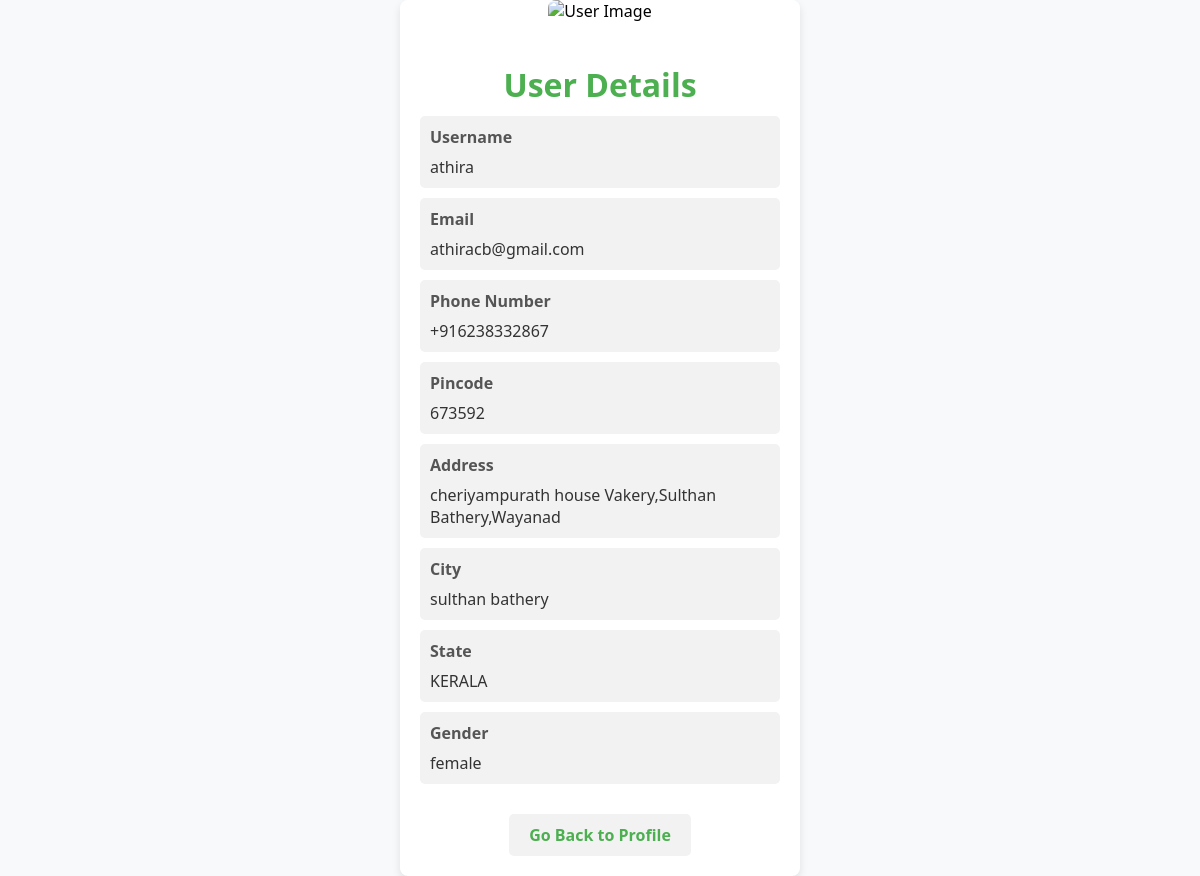
Page /user_profile/ (signed in) on the committed database.
### firstapp/models.py (models this page shows, shortened)
class CustomUser(AbstractUser):
    ADMIN = 1
    CUSTOMER = 2
    DELIVERYTEAM = 3
    USER_TYPES = (
        (ADMIN, 'Admin'),
        (CUSTOMER, 'Customer'),
        (DELIVERYTEAM, 'Deliveryteam')
    )
    user_types = models.PositiveSmallIntegerField(choices=USER_TYPES,default='2')
    fullName = models.CharField(max_length=50)
    email = models.EmailField(max_length=100)
    phone = models.CharField(max_length=12, blank=True)
    password = models.CharField(max_length=128)
    is_admin = models.BooleanField(default=False)
    is_staff = models.BooleanField(default=False)
    is_active = models.BooleanField(default=True)
    is_superadmin = models.BooleanField(default=False)
    objects = UserManager()

class ProfileUser(models.Model):
    user = models.OneToOneField(CustomUser, on_delete=models.CASCADE)
    fullName = models.CharField(max_length=50, blank=True, null=True)
    email = models.EmailField(blank=True, null=True)
    phone_number = models.CharField(max_length=15, blank=True, null=True)
    pincode = models.CharField(max_length=10, blank=True, null=True)
    address = models.TextField(blank=True, null=True)
    gender = models.CharField(max_length=10, blank=True, null=True)
    city = models.CharField(max_length=50, blank=True, null=True)  # New field
    state = models.CharField(max_length=50, blank=True, null=True)  # New field

### firstapp/views.py (the view)
# urls.py: path('user_profile/',views.user_profile,name="user_profile"),
def user_profile(request):
    user = request.user
    context = {
        'user': user,
    }
    return render(request, 'user_profile.html', context)

### templates/user_profile.html (shortened to what this page needs)
{% load static %}
{% load i18n %}
<!DOCTYPE html>
<html lang="en">
<head>
</head>
<body>
    <div class="card">
        <img src="{% static 'images/user-profile.jpg' %}" alt="{% trans 'User Image' %}">
        <div class="card-content">
            <h1>{% trans "User Details" %}</h1>
            <ul class="details-list">
                <li>
                    <label>{% trans "Username" %}</label>
                    <p>{{ user.fullName}}</p>
                </li>
                <li>
                    <label>{% trans "Email" %}</label>
                    <p>{{ user.email }}</p>
                </li>
                <li>
                    <label>{% trans "Phone Number" %}</label>
                    <p>{{ user.profileuser.phone_number }}</p>
                </li>
                <li>
                    <label>{% trans "Pincode" %}</label>
                    <p>{{ user.profileuser.pincode }}</p>
                </li>
                <li>
                    <label>{% trans "Address" %}</label>
                    <p>{{ user.profileuser.address }}</p>
                </li>
                <li>
                    <label>{% trans "City" %}</label>
                    <p>{{ user.profileuser.city }}</p>
                </li>
                <li>
                    <label>{% trans "State" %}</label>
                    <p>{{ user.profileuser.state }}</p>
                </li>
                <li>
                    <label>{% trans "Gender" %}</label>
                    <p>{{ user.profileuser.gender }}</p>
                </li>
            </ul>
            <a href="{% url 'profile' %}">{% trans "Go Back to Profile" %}</a>
        </div>
    </div>
</body>
</html>

### templates/user_profile.html (style rules this page uses)
body { font-family: 'Segoe UI', Tahoma, Geneva, Verdana, sans-serif; margin: 0; padding: 0; background-color: #f8f9fa; background-image: url('/static/images/pro10.jpg'); background-repeat: no-repeat; background-size: cover; background-attachment: fixed; display: flex; justify-content: center; align-items: center; min-height: 100vh; }
.card { max-width: 400px; width: 100%; background-color: #fff; box-shadow: 0 4px 8px rgba(0, 0, 0, 0.1); border-radius: 8px; overflow: hidden; text-align: center; transition: transform 0.3s; }
.card img { width: 100%; height: 200px; object-fit: cover; border-radius: 8px 8px 0 0; }
.card-content { padding: 20px; }
h1 { color: #4caf50; margin-bottom: 10px; }
.details-list { list-style: none; padding: 0; margin: 0; text-align: left; }
.details-list li { padding: 10px; background-color: #f2f2f2; border-radius: 5px; margin-bottom: 10px; }
label { display: block; margin-bottom: 8px; color: #555; font-weight: bold; }
p { margin: 0; color: #333; }
a { text-decoration: none; color: #4caf50; font-weight: bold; display: inline-block; margin-top: 20px; padding: 10px 20px; border-radius: 5px; background-color: #f2f2f2; transition: background-color 0.3s, color 0.3s; }

### rows in the picture
CustomUser: fullName "athira", email "athiracb@gmail.com", profileuser.phone_number "+916238332867", profileuser.pincode "673592", profileuser.address "cheriyampurath house Vakery,Sulthan Bathery,Wayanad", profileuser.city "sulthan bathery", profileuser.state "KERALA", profileuser.gender "female"
